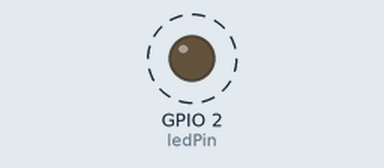
This sketch was run on a simulated ESP8266 (NodeMCU). Parts: output pins drawn as LEDs (lit = HIGH). Dashed ring = blinking. WiFi joins after 1.5 s; servers stay silent unless stated; what the sketch prints to the serial monitor is not drawn.

Above: at 8.7 s.
Timing chart, 0 to 12.6 s (numbered marks = the images above):
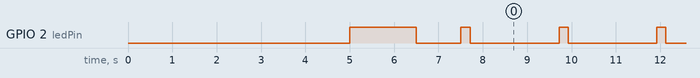

Measured:
- by itself, GPIO 2 (ledPin): repeats every 2.2 s: HIGH 0.22 s, LOW 2.0 s

The sketch:

Esp8266asClient.ino
```cpp
#include <ESP8266WiFi.h>
#include <WiFiManager.h>
#include <EEPROM.h>


//Wifi ssid and password, server host ip and port
const char* ssid = "NOKIA-90A1";
const char* password = "nDHyMaK9aB";

char mqtt_host[40];
char mqtt_port[6] = "1234";
char frequency[6] = "1000";//sample period  1000msec
char point[6] = "300";//sample size 5mins
char delaytime[6] = "1000";

//esp8266 AP static-ip, gateway and subnet
IPAddress AP_ip(192, 168, 18, 20);
IPAddress AP_gateway(192, 168, 0, 1);
IPAddress AP_subnet(255, 255, 255, 0);

WiFiServer server(80);  //端口号，随意修改，范围0-65535

//set input and output channels
int ledPin = 2;
int inPirPin = 0;
int outPirPin = 3;

unsigned long in_start_time;
unsigned long out_start_time;
int in_back;
int out_back;


//define function
void ConnectWifi();
void Light();
String SensorData();
String ReceiveIndex();

String mes;
String data;
int i=0;


void setup() {
  Serial.begin(9600);
  pinMode(inPirPin,INPUT);
  pinMode(outPirPin,INPUT);
  pinMode(ledPin,OUTPUT);

  Light(5000);

  //connect wifi and start server
  ConnectWifi();
  server.begin();
  Serial.printf("Web server started, open %s to communicate with ESP8266\n", WiFi.localIP().toString().c_str());
  Serial.println(WiFi.localIP());//输出板子的ip
}

void loop() {

  //connect Server and send the data
  WiFiClient client;
  int port = String(mqtt_port).toInt();
  int fre = String(frequency).toInt();
  int size = String(point).toInt();
  int delayed = String(delaytime).toInt();

  while(!client.connect(mqtt_host,port) && i<=10){
    Light(1000);
    i = i+1;
  }
  if(i > 10){
    return;
  }

  mes = "Test Message: Connecting to " + String(mqtt_host) + ". The client ip is " + client.localIP().toString();
  client.print(mes);
  Light(1000);
  mes = "This time the frequency is " + String(fre/1000) + " per point. Data will be collected in " + String(size) + " secs";
  client.print(mes);
  Light(1000);

  i = 0;

  while(client.connected() && (i*fre/1000)<size){
    data = SensorData(delayed);
    client.print(data);
    i = i+1;
    delay(fre);
  }
}


void ConnectWifi()
{
  //connect wifi if saved, or return the wifimanager page;
  WiFiManager wifiManager;

  //custom parameters in wifimanager
  WiFiManagerParameter custom_mqtt_host("host", "Server Host", mqtt_host, 40);
  wifiManager.addParameter(&custom_mqtt_host);
  WiFiManagerParameter custom_mqtt_port("port", "Server Port", mqtt_port, 6);
  wifiManager.addParameter(&custom_mqtt_port);
  WiFiManagerParameter custom_frequency("frequency", "Frequency (Unit:msec)", frequency, 6);
  wifiManager.addParameter(&custom_frequency);
  WiFiManagerParameter custom_point("point", "Point (Unit:point)", point, 6);
  wifiManager.addParameter(&custom_point);
  WiFiManagerParameter custom_delaytime("delaytime", "Delaytime (Unit:msec)", delaytime, 6);
  wifiManager.addParameter(&custom_delaytime);

  wifiManager.startConfigPortal("Wifi-Esp8266","88888888");
  Serial.println("");
  Serial.println("WiFi connected");
  Light(1000);

  //get the value from wifimanager if user blank in
  strcpy(mqtt_host, custom_mqtt_host.getValue());
  strcpy(mqtt_port, custom_mqtt_port.getValue());
  strcpy(frequency, custom_frequency.getValue());
  strcpy(point, custom_point.getValue());
  strcpy(delaytime, custom_delaytime.getValue());

}

void Light(int time)
{
  //keep the led lighting for "time" milsecs;
  digitalWrite(ledPin,LOW);
  delay(time);
  digitalWrite(ledPin,HIGH);
}

String SensorData(int delayed)
{
  // read information from pir sensors and simply deal with information
  int in_state = digitalRead(inPirPin);
  int out_state = digitalRead(outPirPin);

  if((millis()-in_start_time)<delayed){
    in_state = 1;
  }
  if(in_state==1 && in_back==0){
    in_start_time = millis();
  }
  in_back = in_state;

  if((millis()-out_start_time)<delayed){
    out_state = 1;
  }
  if(out_state==1 && out_back==0){
    out_start_time = millis();
  }
  out_back = out_state;

  String res = String(in_back) + String(out_back);
  return res;
}
```
